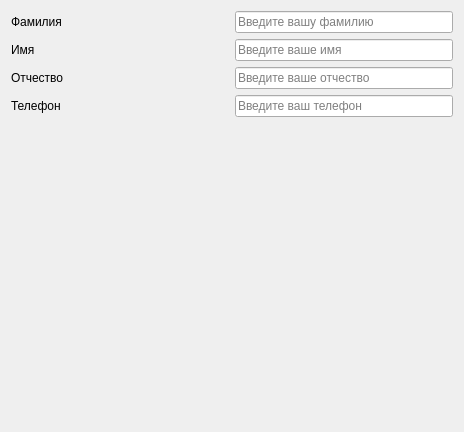
                <widget class="QWidget" name="page">
                 <property name="geometry">
                  <rect>
                   <x>0</x>
                   <y>0</y>
                   <width>464</width>
                   <height>432</height>
                  </rect>
                 </property>
                 <attribute name="label">
                  <string>QLineEdit</string>
                 </attribute>
                 <layout class="QVBoxLayout" name="verticalLayout_7">
                  <item>
                   <layout class="QVBoxLayout" name="verticalLayout_6">
                    <item>
                     <layout class="QHBoxLayout" name="horizontalLayout_6">
                      <item>
                       <widget class="QLabel" name="label">
                        <property name="sizePolicy">
                         <sizepolicy hsizetype="Preferred" vsizetype="Preferred">
                          <horstretch>0</horstretch>
                          <verstretch>0</verstretch>
                         </sizepolicy>
                        </property>
                        <property name="minimumSize">
                         <size>
                          <width>80</width>
                          <height>0</height>
                         </size>
                        </property>
                        <property name="text">
                         <string>Фамилия</string>
                        </property>
                       </widget>
                      </item>
                      <item>
                       <widget class="QLineEdit" name="lineEdit">
                        <property name="sizePolicy">
                         <sizepolicy hsizetype="Preferred" vsizetype="Fixed">
                          <horstretch>0</horstretch>
                          <verstretch>0</verstretch>
                         </sizepolicy>
                        </property>
                        <property name="placeholderText">
                         <string>Введите вашу фамилию</string>
                        </property>
                       </widget>
                      </item>
                     </layout>
                    </item>
                    <item>
                     <layout class="QHBoxLayout" name="horizontalLayout_7">
                      <item>
                       <widget class="QLabel" name="label_2">
                        <property name="sizePolicy">
                         <sizepolicy hsizetype="Preferred" vsizetype="Preferred">
                          <horstretch>0</horstretch>
                          <verstretch>0</verstretch>
                         </sizepolicy>
                        </property>
                        <property name="minimumSize">
                         <size>
                          <width>80</width>
                          <height>0</height>
                         </size>
                        </property>
                        <property name="text">
                         <string>Имя</string>
                        </property>
                       </widget>
                      </item>
                      <item>
                       <widget class="QLineEdit" name="lineEdit_2">
                        <property name="sizePolicy">
                         <sizepolicy hsizetype="Preferred" vsizetype="Fixed">
                          <horstretch>0</horstretch>
                          <verstretch>0</verstretch>
                         </sizepolicy>
                        </property>
                        <property name="placeholderText">
                         <string>Введите ваше имя</string>
                        </property>
                       </widget>
                      </item>
                     </layout>
                    </item>
                    <item>
                     <layout class="QHBoxLayout" name="horizontalLayout_8">
                      <item>
                       <widget class="QLabel" name="label_3">
                        <property name="sizePolicy">
                         <sizepolicy hsizetype="Preferred" vsizetype="Preferred">
                          <horstretch>0</horstretch>
                          <verstretch>0</verstretch>
                         </sizepolicy>
                        </property>
                        <property name="minimumSize">
                         <size>
                          <width>80</width>
                          <height>0</height>
                         </size>
                        </property>
                        <property name="text">
                         <string>Отчество</string>
                        </property>
                       </widget>
                      </item>
                      <item>
                       <widget class="QLineEdit" name="lineEdit_3">
                        <property name="sizePolicy">
                         <sizepolicy hsizetype="Preferred" vsizetype="Fixed">
                          <horstretch>0</horstretch>
                          <verstretch>0</verstretch>
                         </sizepolicy>
                        </property>
                        <property name="text">
                         <string/>
                        </property>
                        <property name="placeholderText">
                         <string>Введите ваше отчество</string>
                        </property>
                       </widget>
                      </item>
                     </layout>
                    </item>
                    <item>
                     <layout class="QHBoxLayout" name="horizontalLayout_9">
                      <item>
                       <widget class="QLabel" name="label_4">
                        <property name="sizePolicy">
                         <sizepolicy hsizetype="Preferred" vsizetype="Preferred">
                          <horstretch>0</horstretch>
                          <verstretch>0</verstretch>
                         </sizepolicy>
                        </property>
                        <property name="minimumSize">
                         <size>
                          <width>80</width>
                          <height>0</height>
                         </size>
                        </property>
                        <property name="text">
                         <string>Телефон</string>
                        </property>
                       </widget>
                      </item>
                      <item>
                       <widget class="QLineEdit" name="lineEdit_4">
                        <property name="sizePolicy">
                         <sizepolicy hsizetype="Minimum" vsizetype="Fixed">
                          <horstretch>0</horstretch>
                          <verstretch>0</verstretch>
                         </sizepolicy>
                        </property>
                        <property name="placeholderText">
                         <string>Введите ваш телефон</string>
                        </property>
                       </widget>
                      </item>
                     </layout>
                    </item>
                   </layout>
                  </item>
                  <item>
                   <spacer name="verticalSpacer">
                    <property name="orientation">
                     <enum>Qt::Vertical</enum>
                    </property>
                    <property name="sizeHint" stdset="0">
                     <size>
                      <width>20</width>
                      <height>96</height>
                     </size>
                    </property>
                   </spacer>
                  </item>
                 </layout>
                </widget>
